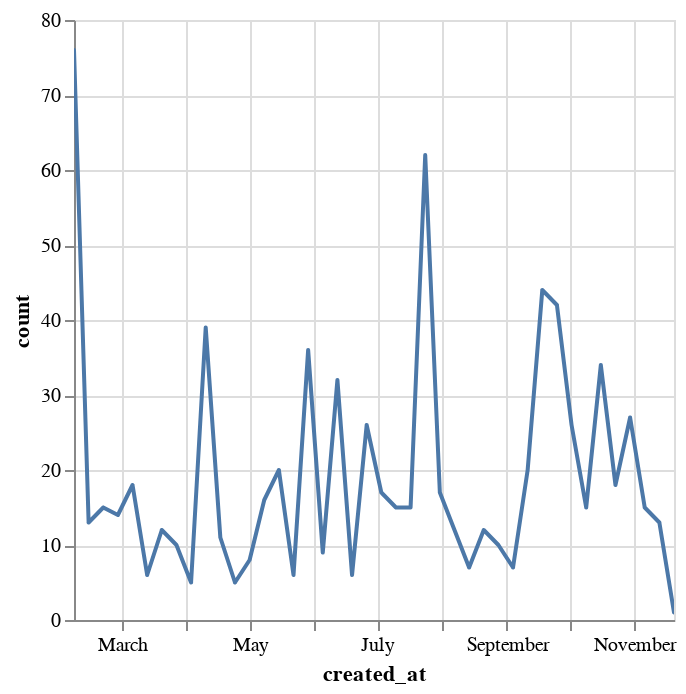

The notebook cell saved with this chart:
### Code cell
DeepnoteChart(df, """{"mark":{"clip":true,"type":"trail","color":"#4c78a8","tooltip":true},"config":{"legend":{}},"$schema":"https://vega.github.io/schema/vega-lite/v5.json","encoding":{"x":{"sort":null,"type":"temporal","field":"created_at","scale":{"type":"linear","zero":false}},"y":{"sort":null,"type":"quantitative","field":"count","scale":{"type":"linear","zero":false}}}}""")

### Figure 1 — Vega-Lite specification as saved in the notebook (floating-point values rounded to 4 significant figures)
{"$schema": "https://vega.github.io/schema/vega-lite/v5.json", "mark": {"type": "trail", "tooltip": true, "color": "#4c78a8", "clip": true}, "encoding": {"x": {"field": "created_at", "type": "temporal", "sort": null, "scale": {"zero": false, "type": "linear"}}, "y": {"field": "count", "type": "quantitative", "sort": null, "scale": {"zero": false, "type": "linear"}}}, "config": {"legend": {}}, "data": {"values": [{"created_at": "2022-02-06T00:00:00+00:00", "count": 76}, {"created_at": "2022-02-13T00:00:00+00:00", "count": 13}, {"created_at": "2022-02-20T00:00:00+00:00", "count": 15}, {"created_at": "2022-02-27T00:00:00+00:00", "count": 14}, {"created_at": "2022-03-06T00:00:00+00:00", "count": 18}, {"created_at": "2022-03-13T00:00:00+00:00", "count": 6}, {"created_at": "2022-03-20T00:00:00+00:00", "count": 12}, {"created_at": "2022-03-27T00:00:00+00:00", "count": 10}, {"created_at": "2022-04-03T00:00:00+00:00", "count": 5}, {"created_at": "2022-04-10T00:00:00+00:00", "count": 39}, {"created_at": "2022-04-17T00:00:00+00:00", "count": 11}, {"created_at": "2022-04-24T00:00:00+00:00", "count": 5}, {"created_at": "2022-05-01T00:00:00+00:00", "count": 8}, {"created_at": "2022-05-08T00:00:00+00:00", "count": 16}, {"created_at": "2022-05-15T00:00:00+00:00", "count": 20}, {"created_at": "2022-05-22T00:00:00+00:00", "count": 6}, {"created_at": "2022-05-29T00:00:00+00:00", "count": 36}, {"created_at": "2022-06-05T00:00:00+00:00", "count": 9}, {"created_at": "2022-06-12T00:00:00+00:00", "count": 32}, {"created_at": "2022-06-19T00:00:00+00:00", "count": 6}, {"created_at": "2022-06-26T00:00:00+00:00", "count": 26}, {"created_at": "2022-07-03T00:00:00+00:00", "count": 17}, {"created_at": "2022-07-10T00:00:00+00:00", "count": 15}, {"created_at": "2022-07-17T00:00:00+00:00", "count": 15}, {"created_at": "2022-07-24T00:00:00+00:00", "count": 62}, {"created_at": "2022-07-31T00:00:00+00:00", "count": 17}, {"created_at": "2022-08-07T00:00:00+00:00", "count": 12}, {"created_at": "2022-08-14T00:00:00+00:00", "count": 7}, {"created_at": "2022-08-21T00:00:00+00:00", "count": 12}, {"created_at": "2022-08-28T00:00:00+00:00", "count": 10}, {"created_at": "2022-09-04T00:00:00+00:00", "count": 7}, {"created_at": "2022-09-11T00:00:00+00:00", "count": 20}, {"created_at": "2022-09-18T00:00:00+00:00", "count": 44}, {"created_at": "2022-09-25T00:00:00+00:00", "count": 42}, {"created_at": "2022-10-02T00:00:00+00:00", "count": 26}, {"created_at": "2022-10-09T00:00:00+00:00", "count": 15}, {"created_at": "2022-10-16T00:00:00+00:00", "count": 34}, {"created_at": "2022-10-23T00:00:00+00:00", "count": 18}, {"created_at": "2022-10-30T00:00:00+00:00", "count": 27}, {"created_at": "2022-11-06T00:00:00+00:00", "count": 15}, {"created_at": "2022-11-13T00:00:00+00:00", "count": 13}, {"created_at": "2022-11-20T00:00:00+00:00", "count": 1}]}}
